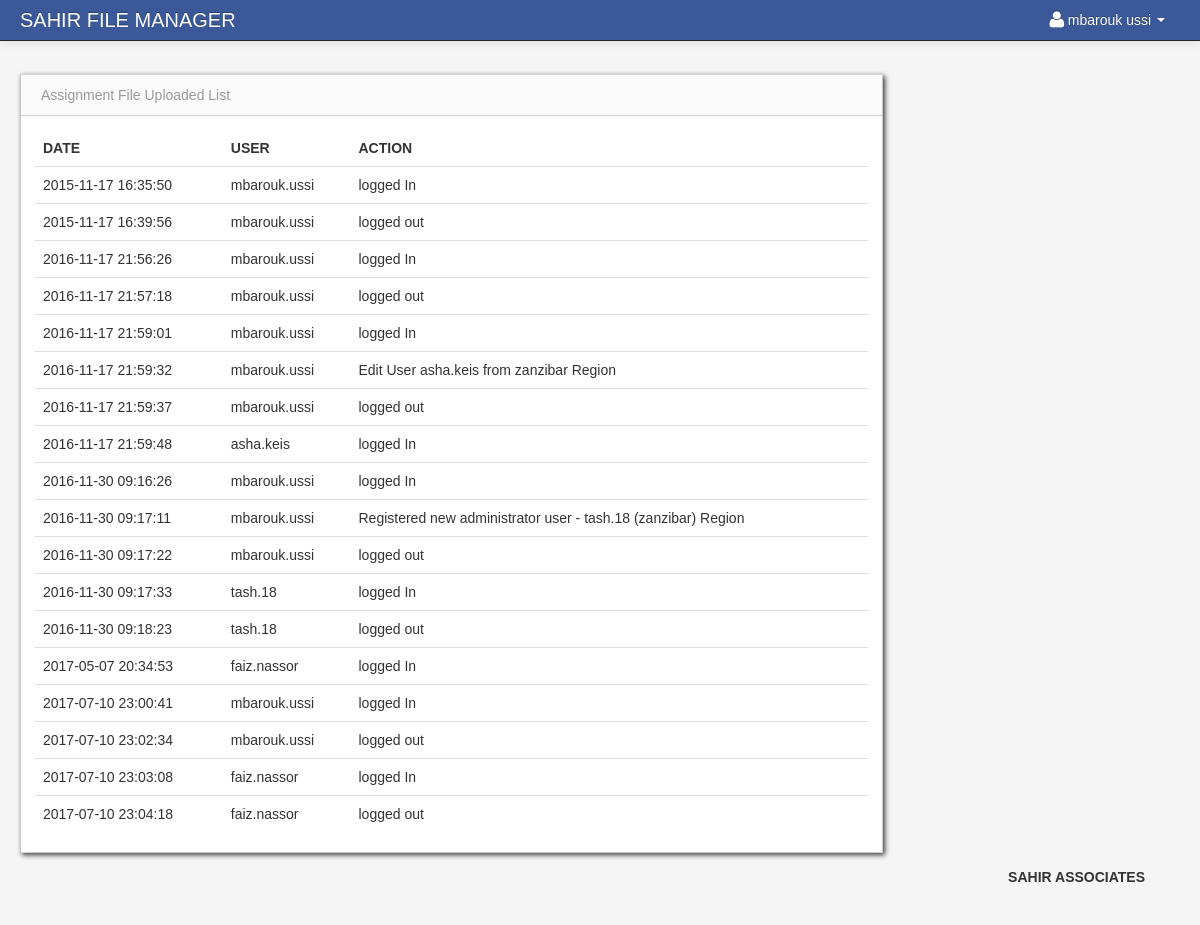
The app's page /admin/activity_log.php (signed in) with its own data.
### tables this page shows
CREATE TABLE IF NOT EXISTS `staff` (
  `staff_id` int(11) NOT NULL AUTO_INCREMENT,
  `username` varchar(100) NOT NULL,
  `password` varchar(100) NOT NULL,
  `firstname` varchar(100) NOT NULL,
  `lastname` varchar(100) NOT NULL,
  `emplnumber` varchar(100) NOT NULL,
  `status` varchar(30) NOT NULL,
  `region` varchar(50) NOT NULL,
  `online` varchar(50) NOT NULL,
  PRIMARY KEY (`staff_id`)
);

CREATE TABLE IF NOT EXISTS `activity_log` (
  `activity_log_id` int(11) NOT NULL AUTO_INCREMENT,
  `username` varchar(100) NOT NULL,
  `date` varchar(100) NOT NULL,
  `action` varchar(100) NOT NULL,
  PRIMARY KEY (`activity_log_id`)
);

### session.php (called while the page is built, shortened)
<?php
$session_id=$_SESSION['id'];
?>

### admin/activity_log.php (the view, shortened to what this page needs)
<?php include('header.php'); ?>
<?php include('session.php'); ?>
    <body>
		<?php include('navbar.php'); ?>
        <div class="container-fluid">
            <div class="row-fluid">
                <div class="span9" id="content">
                     <div class="row-fluid">
                        <div id="block_bg" class="block">
                            <div class="navbar navbar-inner block-header">
                                <div class="muted pull-left">Assignment File Uploaded List</div>
                            </div>
                            <div class="block-content collapse in">
                                <div class="span12">
  									<table cellpadding="0" cellspacing="0" border="0" class="table" id="example">
										<thead>
										        <tr>
												<th>Date</th>
												<th>User</th>
												<th>Action</th>
												</tr>
										</thead>
										<tbody>
                              		<?php
										$query = mysqli_query($conn,"select * from  activity_log")or die(mysqli_error());
										while($row = mysqli_fetch_array($query)){
									?>
										<tr>
                                         <td><?php  echo $row['date']; ?></td>
                                         <td><?php echo $row['username']; ?></td>
                                         <td><?php echo $row['action']; ?></td>
                                </tr>
						 <?php } ?>
										</tbody>
									</table>
                                </div>
                            </div>
                        </div>
                    </div>
                </div>
            </div>
		<?php include('footer.php'); ?>
        </div>
		<?php include('script.php'); ?>
    </body>
</html>

### admin/navbar.php (shortened to what this page needs)
<div class="navbar navbar-fixed-top navbar-inverse">
          <div class="navbar-inner">
              <div class="container-fluid">
                  <span class="brand" href="#">SAHIR FILE MANAGER</span>
                  <div class="nav-collapse collapse">
                      <ul class="nav pull-right">
				<?php $query= mysqli_query($conn,"select * from staff where staff_id = '$session_id'")or die(mysqli_error());
						$row = mysqli_fetch_array($query);
				?>
                          <li class="dropdown">
                              <a href="#" role="button" class="dropdown-toggle" data-toggle="dropdown"> <i class="icon-user icon-large"></i><?php echo $row['firstname']." ".$row['lastname'];  ?> <i class="caret"></i>
                              </a>
                          </li>
                      </ul>
                  </div>
              </div>
          </div>
      </div>

### admin/assets/styles.css (style rules this page uses)
body { padding-top: 60px; padding-bottom: 40px; background-color: #f5f5f5; }
#content { margin-left:0px; }
.block { background: url("../images/pixel-60fff.png") repeat scroll 0 0 rgba(0, 0, 0, 0) !important; border: 1px solid #ccc; background: white; margin: 1em 0em; border-top: none; -webkit-box-shadow: 2px 2px 5px rgba(0, 0, 6, 0.75); -moz-box-shadow: 2px 2px 5px rgba(0, 0, 6, 0.75); box-shadow: 2px 2px 5px rgba(0, 0, 6, 0.75); }
.block-content { margin: 1em; min-height: .25em; }
.block-header { margin-bottom: 0px; border-right: none; border-left: none; -webkit-border-radius: 0px; -moz-border-radius: 0px; border-radius: 0px; }
.block-header div { padding-top: 10px; }

### records on screen
staff: firstname "mbarouk", lastname "ussi"
activity_log: date "2015-11-17 16:35:50", username "mbarouk.ussi", action "logged In"
activity_log: date "2015-11-17 16:39:56", username "mbarouk.ussi", action "logged out"
activity_log: date "2016-11-17 21:56:26", username "mbarouk.ussi", action "logged In"
activity_log: date "2016-11-17 21:57:18", username "mbarouk.ussi", action "logged out"
activity_log: date "2016-11-17 21:59:01", username "mbarouk.ussi", action "logged In"
activity_log: date "2016-11-17 21:59:32", username "mbarouk.ussi", action "Edit User asha.keis from zanzibar Region"
activity_log: date "2016-11-17 21:59:37", username "mbarouk.ussi", action "logged out"
activity_log: date "2016-11-17 21:59:48", username "asha.keis", action "logged In"
activity_log: date "2016-11-30 09:16:26", username "mbarouk.ussi", action "logged In"
activity_log: date "2016-11-30 09:17:11", username "mbarouk.ussi", action "Registered new administrator user - tash.18 (zanzibar) Region"
activity_log: date "2016-11-30 09:17:22", username "mbarouk.ussi", action "logged out"
activity_log: date "2016-11-30 09:17:33", username "tash.18", action "logged In"
activity_log: date "2016-11-30 09:18:23", username "tash.18", action "logged out"
activity_log: date "2017-05-07 20:34:53", username "faiz.nassor", action "logged In"
activity_log: date "2017-07-10 23:00:41", username "mbarouk.ussi", action "logged In"
activity_log: date "2017-07-10 23:02:34", username "mbarouk.ussi", action "logged out"
activity_log: date "2017-07-10 23:03:08", username "faiz.nassor", action "logged In"
activity_log: date "2017-07-10 23:04:18", username "faiz.nassor", action "logged out"
